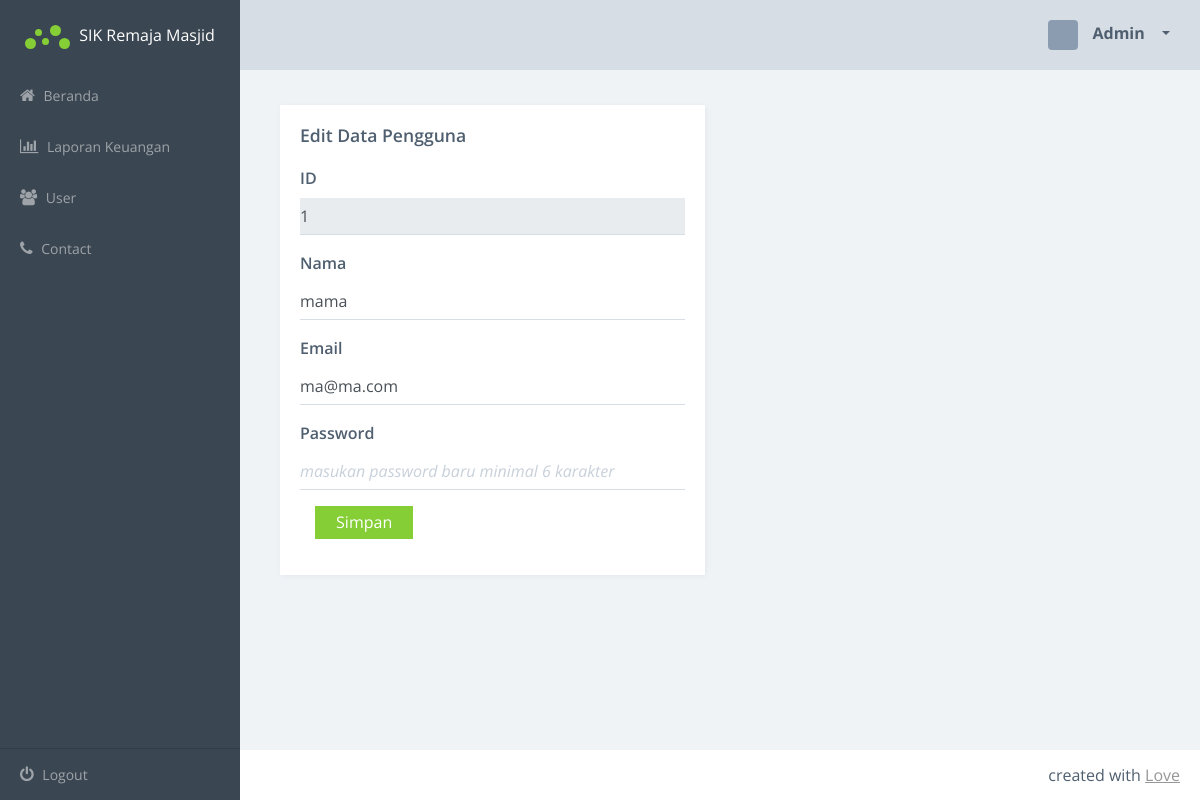
The app's page /editusers.php?id=1 (signed in) with its own data.
### tables this page shows
CREATE TABLE `tb_users` (
  `id_users` int(11) NOT NULL,
  `nama` varchar(100) DEFAULT NULL,
  `email` varchar(100) DEFAULT NULL,
  `password` varchar(100) DEFAULT NULL,
  PRIMARY KEY (`id_users`)
);

### editusers.php (the view, shortened to what this page needs)
<?php
include "config.php";
$id = $_GET['id'];
$query = "SELECT * FROM tb_users WHERE id_users = '$id'";
$hasil = mysqli_query($conn, $query);
$data  = mysqli_fetch_array($hasil);
?>
<!doctype html>
<html class="no-js" lang="en">
    <head>
        <link rel="stylesheet" href="css/vendor.css">
        <link rel="stylesheet" href="css/app.css">
    </head>
    <body>
        <div class="main-wrapper">
            <div class="app" id="app">
                <header class="header">
                    <div class="header-block header-block-nav">
                        <ul class="nav-profile">
                            <li class="profile dropdown">
                                <a class="nav-link dropdown-toggle" data-toggle="dropdown" href="#" role="button" aria-haspopup="true" aria-expanded="false">
                                    <div class="img" style="background-image: url('https://avatars3.githubusercontent.com/u/3959008?v=3&s=40')"> </div>
                                    <span class="name"> Admin </span>
                                </a>
                            </li>
                        </ul>
                    </div>
                </header>
                <aside class="sidebar">
                    <div class="sidebar-container">
                        <div class="sidebar-header">
                            <div class="brand">
                                <div class="logo">
                                    <span class="l l1"></span>
                                    <span class="l l2"></span>
                                    <span class="l l3"></span>
                                    <span class="l l4"></span>
                                    <span class="l l5"></span>
                                </div> SIK Remaja Masjid </div>
                        </div>
                        <nav class="menu">
                            <ul class="sidebar-menu metismenu" id="sidebar-menu">
                                <li class="">
                                    <a href="index.php">
                                        <i class="fa fa-home"></i> Beranda </a>
                                </li>
                                <li class="">
                                    <a href="keuangan.php">
                                        <i class="fa fa-bar-chart"></i> Laporan Keuangan </a>
                                </li>
                                <li class="">
                                    <a href="users.php">
                                        <i class="fa fa-users"></i> User </a>
                                </li>
                                <li class="">
                                    <a href="index.php">
                                        <i class="fa fa-phone"></i> Contact </a>
                                </li>
                            </ul>
                        </nav>
                    </div>
                    <footer class="sidebar-footer">
                        <ul class="sidebar-menu metismenu" id="customize-menu">
                            <li>
                                <a href="logout.php">
                                    <i class="fa fa-power-off"></i> Logout </a>
                            </li>
                        </ul>
                    </footer>
                </aside>
                <article class="content forms-page">
                 <section class="section">
                        <div class="row sameheight-container">
                            <div class="col-md-6">
                                <div class="card card-block sameheight-item">
                                    <div class="title-block">
                                        <h3 class="title"> Edit Data Pengguna </h3>
                                    </div>
                                    <form id="tambah-form" action="proseseditusers.php" method="POST">
                                        <div class="form-group">
                                            <label class="control-label">ID</label>
                                            <input type="text" class="form-control underlined" name="id_users" value="<?php echo $data['id_users'] ?>" readonly="readonly"></div>
                                        <div class="form-group">
                                            <label class="control-label">Nama</label>
                                            <input type="text" class="form-control underlined" name="nama" value="<?php echo $data['nama'] ?>"></div>
                                        <div class="form-group">
                                            <label class="control-label">Email</label>
                                            <input type="email" class="form-control underlined" name="email" value="<?php echo $data['email'] ?>"></div>
                                        <div class="form-group">
                                            <label class="control-label">Password</label>
                                            <input type="password" class="form-control underlined" placeholder="masukan password baru minimal 6 karakter "name="password"></div>
                                        <div class="form-group col-md-4" >
                                            <button type="submit" class="btn btn-block btn-primary">Simpan</button>
                                        </div>
                                    </form>
                                </div>
                            </div>
                        </div>
                    </section>
                </article>
                <footer class="footer">
                    <div class="footer-block author">
                        <ul>
                            <li> created with
                                <a href="#">Love</a>
                            </li>
                        </ul>
                    </div>
                </footer>
    </body>
</html>

### records on screen
tb_users: id_users "1", nama "mama", email "ma@ma.com"
